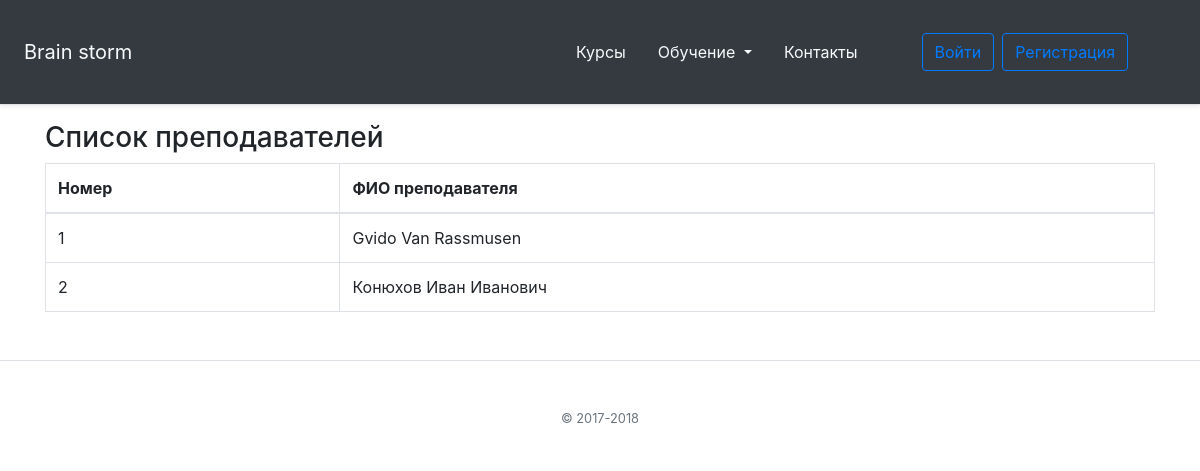
Before: /teachers/ with the older database file.
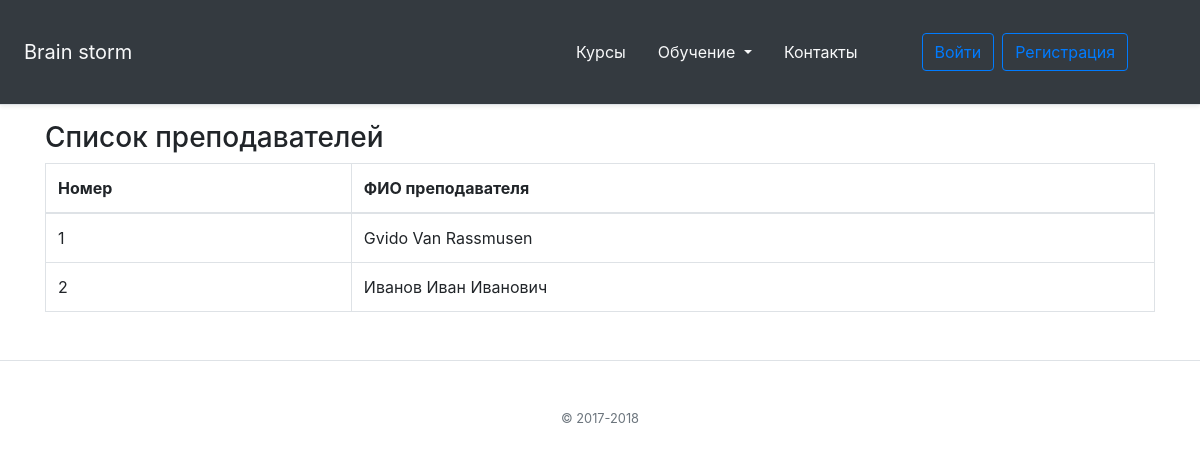
After: the same page with the newer database file.
### online_school/models.py (models this page shows)
class AbstractPeopleNamesMixin(models.Model):
    class Meta:
        abstract = True
    last_name = models.CharField(max_length=255)
    first_name = models.CharField(max_length=255)
    patronymic = models.CharField(max_length=255)

class AbstractDateTimeMixin(models.Model):
    class Meta:
        abstract = True
    created = models.DateTimeField(auto_now_add=True)
    updated = models.DateTimeField(auto_now=True)

class Teacher(AbstractPeopleNamesMixin, AbstractDateTimeMixin):
    class Meta:
        ordering = ('id',)
    courses = models.ManyToManyField('Course', blank=True, null=True, related_name='Teacher', through='Course_Teachers')
    def __str__(self):
        return f'{self.last_name} {self.first_name} {self.patronymic}'

### online_school/views.py (the view)
# urls.py: path('teachers/', views.TeachersListView.as_view(), name='teachers'),
class TeachersListView(ListView):
    template_name = 'online_school/teachers.html'
    model = Teacher

### online_school/templates/online_school/teachers.html
{% extends 'online_school/base.html' %}
{% block body %}
  <div class="container">
    <h3>Список преподавателей</h3>
    <table class="table table-bordered">
        <thead>
        <tr>
            <th>Номер</th>
            <th>ФИО преподавателя</th>
        </tr>
        </thead>
        <tbody>
        {% for teacher in object_list %}
        <tr>
            <td>{{ teacher.id}}</td>
            <td>{{ teacher }}</td>
        </tr>
        {% empty %}
        <tr>
            <td>1</td>
            <td>No teacher yet.</td>
        </tr>
        {% endfor %}
        </tbody>
    </table>
</div>
{% endblock %}

Changed rows visible on the page:
changed Teacher id 2: last_name+first_name+patronymic "Конюхов Иван Иванович" → "Иванов Иван Иванович"
